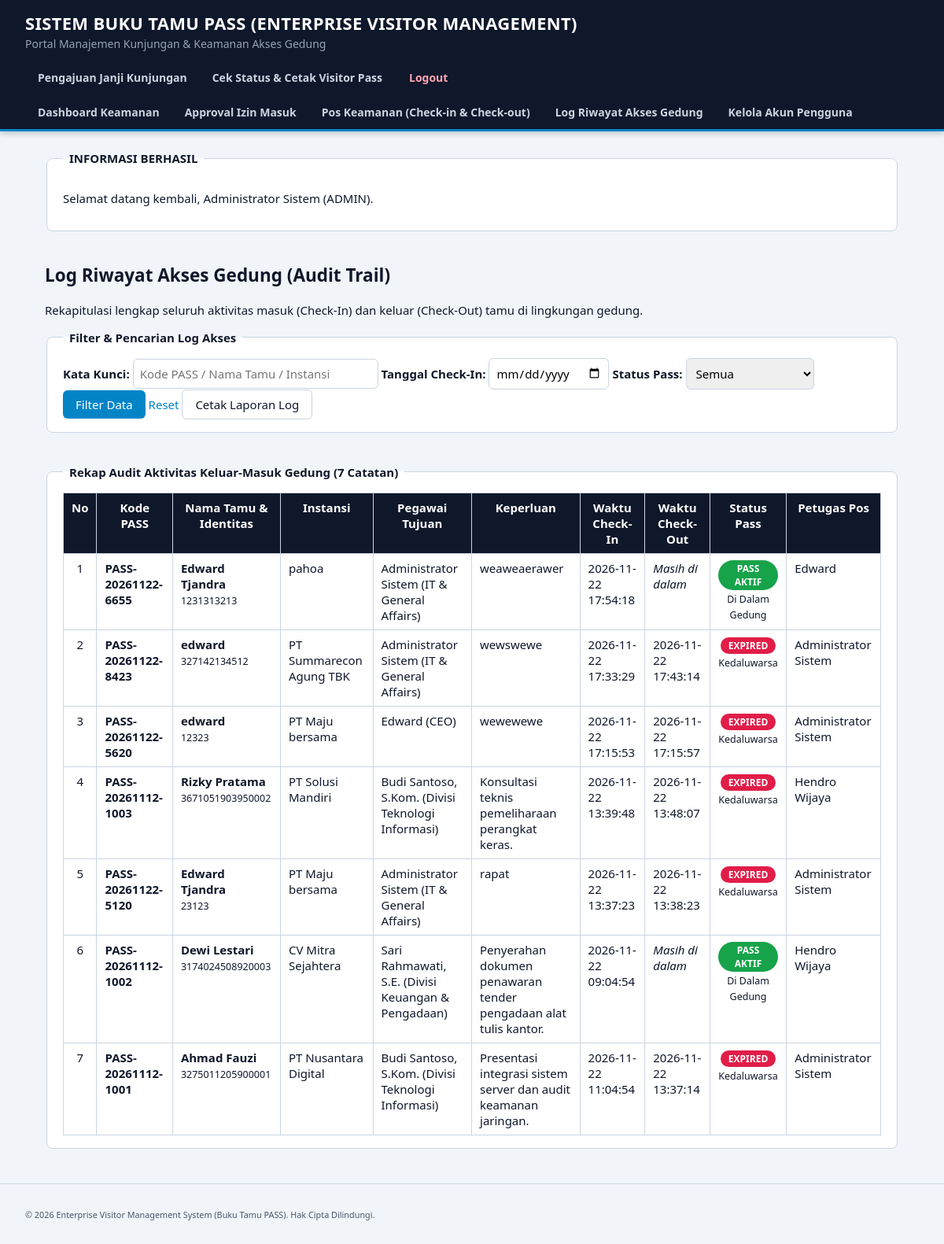
The page /log_riwayat.php (signed in) on the database its author committed.
### tables this page shows
CREATE TABLE `log_akses` (
  `id_log` int NOT NULL,
  `id_pass` int NOT NULL,
  `id_petugas` int NOT NULL,
  `waktu_checkin` datetime DEFAULT NULL,
  `waktu_checkout` datetime DEFAULT NULL,
  `status_pass` enum('Di Dalam Gedung','Kedaluwarsa') NOT NULL DEFAULT 'Di Dalam Gedung'
);

CREATE TABLE `pengajuan_pass` (
  `id_pass` int NOT NULL,
  `kode_pass` varchar(30) NOT NULL,
  `nama_tamu` varchar(100) NOT NULL,
  `no_identitas` varchar(50) NOT NULL,
  `instansi` varchar(100) NOT NULL,
  `id_tujuan_pegawai` int NOT NULL,
  `keperluan` text NOT NULL,
  `tgl_rencana` date NOT NULL,
  `status_approval` enum('Pending','Approved','Rejected') NOT NULL DEFAULT 'Pending'
);

CREATE TABLE `users` (
  `id_user` int NOT NULL,
  `nama` varchar(100) NOT NULL,
  `divisi` varchar(100) NOT NULL,
  `username` varchar(50) NOT NULL,
  `password` varchar(255) NOT NULL,
  `role` enum('admin','pegawai','keamanan') NOT NULL
);

### includes/auth_middleware.php (called while the page is built, shortened)
<?php
function e($string) {
    return htmlspecialchars((string)$string, ENT_QUOTES, 'UTF-8');
}
?>

### log_riwayat.php (the view, shortened to what this page needs)
<?php
require_once 'config/database.php';
require_once 'includes/auth_middleware.php';
if (!function_exists('badge_pass')) {
    function badge_pass($status_approval, $status_log = null) {
        if ($status_log === 'Kedaluwarsa') {
            return '<span class="badge badge-expired">EXPIRED</span>';
        }
        return '<span class="badge badge-aktif">PASS AKTIF</span>';
    }
}
$filter_status = $_GET['status_pass'] ?? 'Semua';
$filter_tanggal = trim($_GET['tanggal'] ?? '');
$keyword = trim($_GET['q'] ?? '');
$sql = "
    SELECT l.id_log, l.waktu_checkin, l.waktu_checkout, l.status_pass,
           p.kode_pass, p.nama_tamu, p.no_identitas, p.instansi, p.keperluan,
           u.nama AS nama_pegawai, u.divisi AS divisi_pegawai,
           s.nama AS nama_petugas
    FROM log_akses l
    JOIN pengajuan_pass p ON l.id_pass = p.id_pass
    JOIN users u ON p.id_tujuan_pegawai = u.id_user
    JOIN users s ON l.id_petugas = s.id_user
    WHERE 1=1
";
$sql .= " ORDER BY l.id_log DESC";
$stmt = $conn->prepare($sql);
$stmt->execute();
$logs = $stmt->get_result()->fetch_all(MYSQLI_ASSOC);
include 'includes/header.php';
?>
<h2>Log Riwayat Akses Gedung (Audit Trail)</h2>
<p>Rekapitulasi lengkap seluruh aktivitas masuk (Check-In) dan keluar (Check-Out) tamu di lingkungan gedung.</p>
<form method="GET" action="log_riwayat.php">
    <fieldset>
        <legend><strong>Filter &amp; Pencarian Log Akses</strong></legend>
        <label for="q"><strong>Kata Kunci:</strong></label>
        <input type="text" id="q" name="q" value="<?php echo e($keyword); ?>" placeholder="Kode PASS / Nama Tamu / Instansi" size="28">
        <label for="tanggal"><strong>Tanggal Check-In:</strong></label>
        <input type="date" id="tanggal" name="tanggal" value="<?php echo e($filter_tanggal); ?>">
        <label for="status_pass"><strong>Status Pass:</strong></label>
        <select id="status_pass" name="status_pass">
            <?php foreach (['Semua', 'Di Dalam Gedung', 'Kedaluwarsa'] as $st): ?>
                <option value="<?php echo $st; ?>" <?php echo ($filter_status === $st) ? 'selected' : ''; ?>><?php echo $st; ?></option>
            <?php endforeach; ?>
        </select>
        <button type="submit">Filter Data</button>
        <a href="log_riwayat.php">Reset</a>
        <button type="button" onclick="window.print();">Cetak Laporan Log</button>
    </fieldset>
</form>
<br>
<fieldset>
    <legend><strong>Rekap Audit Aktivitas Keluar-Masuk Gedung (<?php echo count($logs); ?> Catatan)</strong></legend>
    <?php if (empty($logs)): ?>
        <p>Belum ada catatan log aktivitas keluar-masuk gedung yang sesuai dengan filter.</p>
    <?php else: ?>
        <table border="1" cellpadding="6" cellspacing="0" width="100%">
            <thead>
                <tr>
                    <th>No</th>
                    <th>Kode PASS</th>
                    <th>Nama Tamu &amp; Identitas</th>
                    <th>Instansi</th>
                    <th>Pegawai Tujuan</th>
                    <th>Keperluan</th>
                    <th>Waktu Check-In</th>
                    <th>Waktu Check-Out</th>
                    <th>Status Pass</th>
                    <th>Petugas Pos</th>
                </tr>
            </thead>
            <tbody>
                <?php $no = 1; foreach ($logs as $log): ?>
                    <tr>
                        <td align="center"><?php echo $no++; ?></td>
                        <td><strong><?php echo e($log['kode_pass']); ?></strong></td>
                        <td>
                            <strong><?php echo e($log['nama_tamu']); ?></strong><br>
                            <small><?php echo e($log['no_identitas']); ?></small>
                        </td>
                        <td><?php echo e($log['instansi']); ?></td>
                        <td><?php echo e($log['nama_pegawai'] . ' (' . $log['divisi_pegawai'] . ')'); ?></td>
                        <td><?php echo e($log['keperluan']); ?></td>
                        <td><?php echo e($log['waktu_checkin']); ?></td>
                        <td><?php echo $log['waktu_checkout'] ? e($log['waktu_checkout']) : '<em>Masih di dalam</em>'; ?></td>
                        <td align="center"><?php echo badge_pass('Approved', $log['status_pass']); ?><br><small><?php echo e($log['status_pass']); ?></small></td>
                        <td><?php echo e($log['nama_petugas']); ?></td>
                    </tr>
                <?php endforeach; ?>
            </tbody>
        </table>
    <?php endif; ?>
</fieldset>
<?php include 'includes/footer.php'; ?>

### style.css (style rules this page uses)
:root { --navy: #0F172A; --cyan: #0284C7; --hijau: #16A34A; --merah: #E11D48; --abu: #F1F5F9; --garis: #CBD5E1; }
* { box-sizing: border-box; }
body { margin: 0; background: var(--abu); color: var(--navy); font: 15px "Segoe UI", Arial, sans-serif; }
a { color: var(--cyan); text-decoration: none; }
h2 { margin-top: 0; }
fieldset { background: #fff; border: 1px solid var(--garis); border-radius: 8px; padding: 16px 20px; margin-bottom: 20px; }
legend { font-weight: bold; padding: 0 8px; }
input, select, textarea { padding: 8px; border: 1px solid var(--garis); border-radius: 6px; font: inherit; max-width: 100%; }
button { padding: 8px 16px; background: var(--cyan); color: #fff; border: 0; border-radius: 6px; font: inherit; cursor: pointer; }
button:is([type="reset"], [type="button"]) { background: #fff; color: var(--navy); border: 1px solid var(--garis); }
table { border-collapse: collapse; width: 100%; background: #fff; }
th, td { border: 1px solid var(--garis); padding: 8px 10px; text-align: left; vertical-align: top; }
th { background: var(--abu); }
thead th { background: var(--navy); color: #fff; text-align: center; }
td[align="center"] { text-align: center; }
.badge { display: inline-block; padding: 2px 10px; border-radius: 99px; color: #fff; font-size: 12px; font-weight: bold; }
.badge.badge-aktif { background: #16A34A !important; color: #fff !important; }
.badge.badge-expired { background: #E11D48 !important; color: #fff !important; }

### rows shown on the page
log_akses: id_pass.kode_pass "PASS-20261122-6655", id_pass.nama_tamu "Edward Tjandra", id_pass.no_identitas "1231313213", id_pass.instansi "pahoa", users.nama+divisi "Administrator Sistem (IT & General Affairs)", id_pass.keperluan "weaweaerawer", waktu_checkin "2026-11-22 17:54:18", shows "Masih di dalam", status_pass "Di Dalam Gedung", id_petugas.nama "Edward"
log_akses: id_pass.kode_pass "PASS-20261122-8423", id_pass.nama_tamu "edward", id_pass.no_identitas "327142134512", id_pass.instansi "PT Summarecon Agung TBK", id_petugas.divisi "Administrator Sistem (IT & General Affairs)", id_pass.keperluan "wewswewe", waktu_checkin "2026-11-22 17:33:29", waktu_checkout "2026-11-22 17:43:14", shows "EXPIRED", status_pass "Kedaluwarsa", id_petugas.nama "Administrator Sistem"
log_akses: id_pass.kode_pass "PASS-20261122-5620", id_pass.nama_tamu "edward", id_pass.no_identitas "12323", id_pass.instansi "PT Maju bersama", users.nama+divisi "Edward (CEO)", id_pass.keperluan "wewewewe", waktu_checkin "2026-11-22 17:15:53", waktu_checkout "2026-11-22 17:15:57", shows "EXPIRED", status_pass "Kedaluwarsa", id_petugas.nama "Administrator Sistem"
log_akses: id_pass.kode_pass "PASS-20261112-1003", id_pass.nama_tamu "Rizky Pratama", id_pass.no_identitas "3671051903950002", id_pass.instansi "PT Solusi Mandiri", users.nama+divisi "Budi Santoso, S.Kom. (Divisi Teknologi Informasi)", id_pass.keperluan "Konsultasi teknis pemeliharaan perangkat keras.", waktu_checkin "2026-11-22 13:39:48", waktu_checkout "2026-11-22 13:48:07", shows "EXPIRED", status_pass "Kedaluwarsa", id_petugas.nama "Hendro Wijaya"
log_akses: id_pass.kode_pass "PASS-20261122-5120", id_pass.nama_tamu "Edward Tjandra", id_pass.no_identitas "23123", id_pass.instansi "PT Maju bersama", id_petugas.divisi "Administrator Sistem (IT & General Affairs)", id_pass.keperluan "rapat", waktu_checkin "2026-11-22 13:37:23", waktu_checkout "2026-11-22 13:38:23", shows "EXPIRED", status_pass "Kedaluwarsa", id_petugas.nama "Administrator Sistem"
log_akses: id_pass.kode_pass "PASS-20261112-1002", id_pass.nama_tamu "Dewi Lestari", id_pass.no_identitas "3174024508920003", id_pass.instansi "CV Mitra Sejahtera", users.nama+divisi "Sari Rahmawati, S.E. (Divisi Keuangan & Pengadaan)", id_pass.keperluan "Penyerahan dokumen penawaran tender pengadaan alat tulis kantor.", waktu_checkin "2026-11-22 09:04:54", shows "Masih di dalam", status_pass "Di Dalam Gedung", id_petugas.nama "Hendro Wijaya"
log_akses: id_pass.kode_pass "PASS-20261112-1001", id_pass.nama_tamu "Ahmad Fauzi", id_pass.no_identitas "3275011205900001", id_pass.instansi "PT Nusantara Digital", users.nama+divisi "Budi Santoso, S.Kom. (Divisi Teknologi Informasi)", id_pass.keperluan "Presentasi integrasi sistem server dan audit keamanan jaringan.", waktu_checkin "2026-11-22 11:04:54", waktu_checkout "2026-11-22 13:37:14", shows "EXPIRED", status_pass "Kedaluwarsa", id_petugas.nama "Administrator Sistem"

### other values the page prints
$_SESSION['flash_success'] "Selamat datang kembali, Administrator Sistem (ADMIN)."
count($logs) "7"
form field status_pass "Semua"
